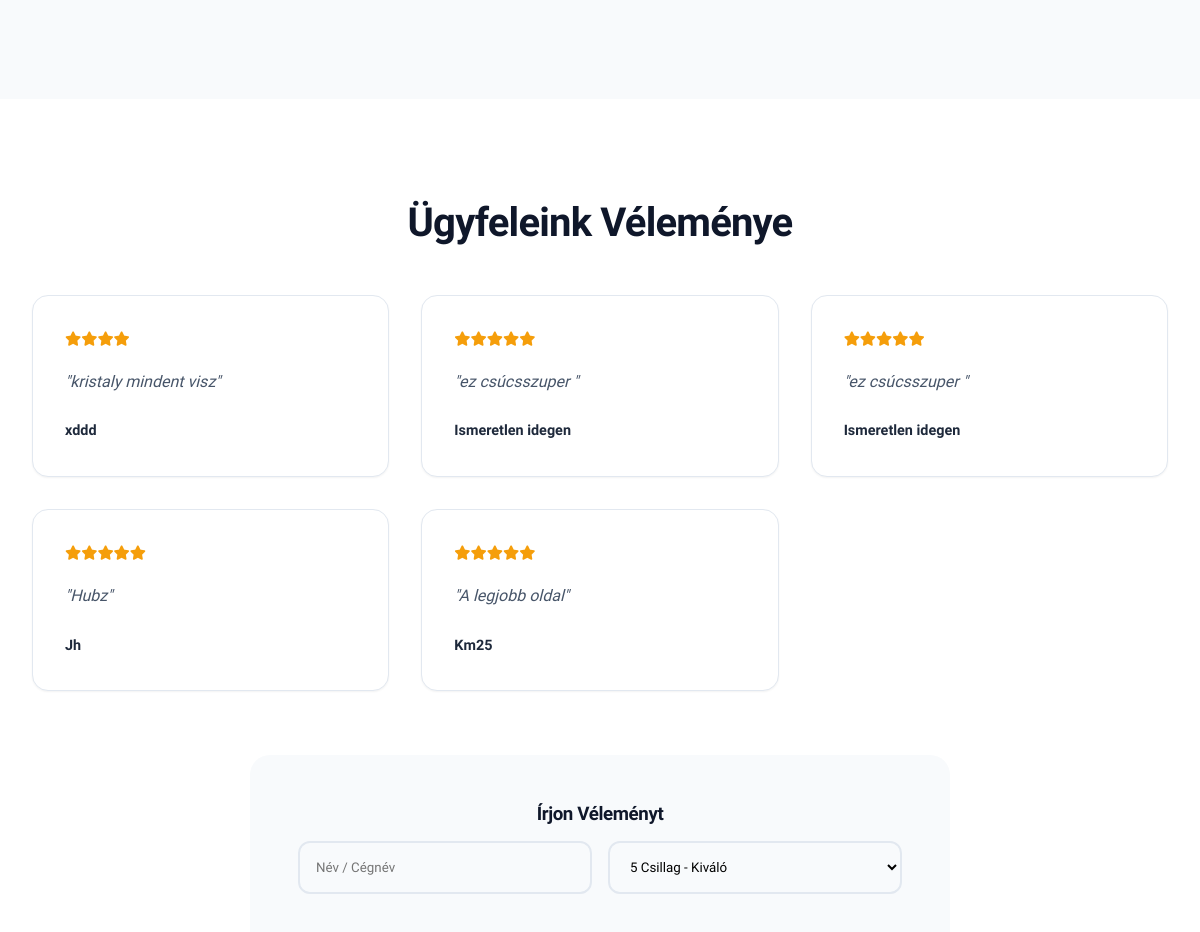
The app's page / (middle part), older data.
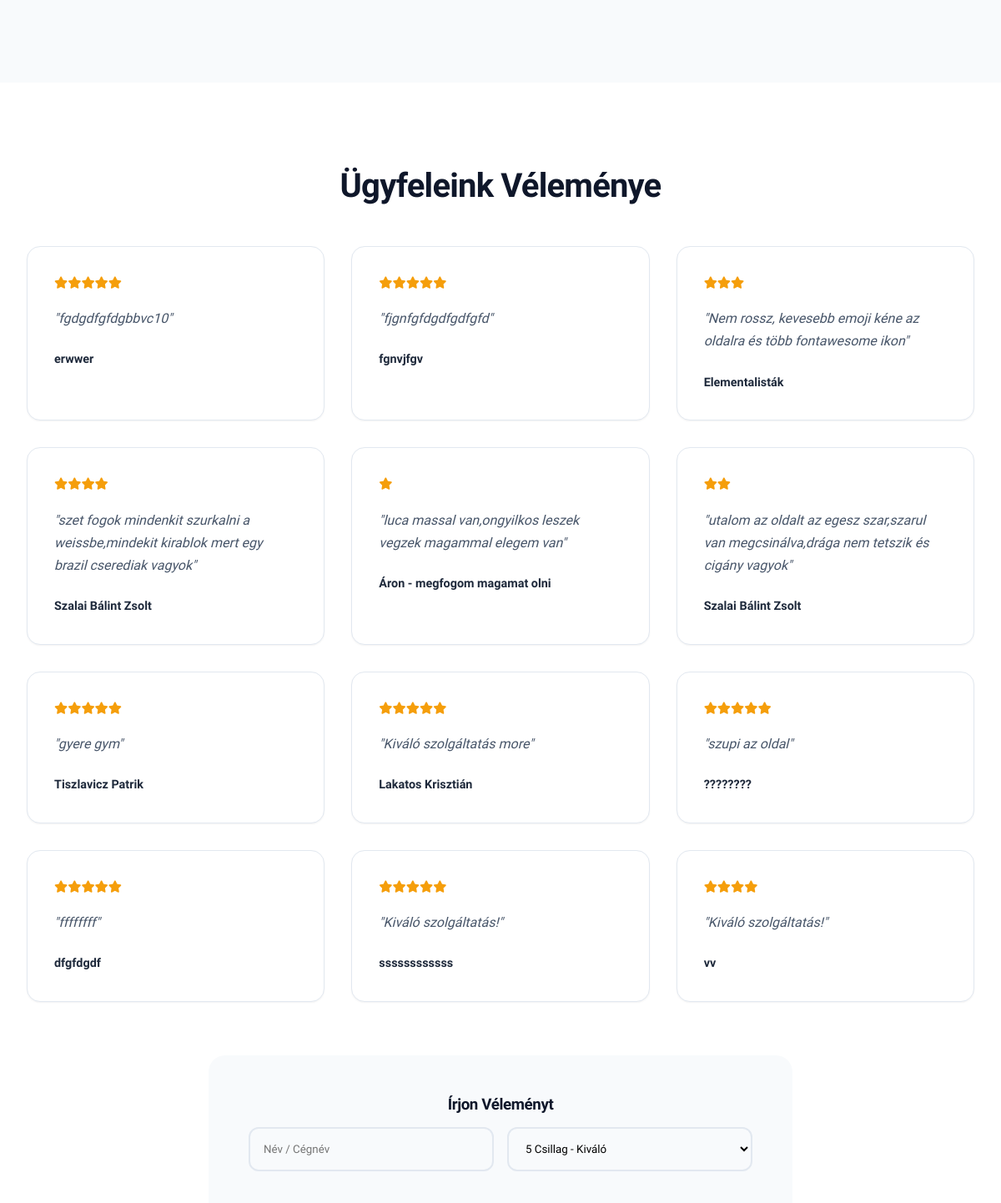
The same page, newer data.
### tables this page shows
CREATE TABLE `ertekeles` (
  `eid` int(11) NOT NULL,
  `enev` varchar(100) NOT NULL,
  `ecsillag` tinyint(4) NOT NULL CHECK (`ecsillag` between 1 and 5),
  `ekomment` text NOT NULL,
  `edatum` datetime DEFAULT current_timestamp()
);

### public_html/index.php (the view, shortened to what this page needs)
<?php
$database = new Database();
$conn = $database->getConnection();
$reviews = [];
try {
    $stmt = $conn->query("SELECT * FROM ertekeles ORDER BY edatum DESC");
    if ($stmt)
        $reviews = $stmt->fetchAll(PDO::FETCH_ASSOC);
}
catch (Exception $e) {
}
?>
<!DOCTYPE html>
<html lang="hu">
<head>
    <link rel="stylesheet" href="https://cdnjs.cloudflare.com/ajax/libs/font-awesome/6.4.0/css/all.min.css">
    <link href="https://unpkg.com/aos@2.3.1/dist/aos.css" rel="stylesheet">
</head>
<body>
    <section id="faq" style="background: #f8fafc;">
    </section>
    <section id="reviews">
        <div class="container">
            <h2 style="text-align:center; font-size:2.5rem; margin-bottom:3rem;">Ügyfeleink Véleménye</h2>
            <div style="display:grid; grid-template-columns: repeat(auto-fit, minmax(300px, 1fr)); gap:2rem; margin-bottom:4rem;">
                <?php if (!empty($reviews)):
    foreach ($reviews as $rev): ?>
                    <div style="background:white; padding:2rem; border-radius:16px; border:1px solid #e2e8f0; box-shadow: var(--shadow-sm);" data-aos="fade-up">
                        <div style="color: #f59e0b; margin-bottom:1rem; font-size:0.9rem;">
                            <?php for ($i = 0; $i < $rev['ecsillag']; $i++)
            echo '<i class="fas fa-star"></i>'; ?>
                        </div>
                        <p style="font-style:italic; color:#475569;">"<?php echo htmlspecialchars($rev['ekomment']); ?>"</p>
                        <div style="margin-top:1.5rem; font-weight:700; font-size:0.9rem;">
                            <?php echo htmlspecialchars($rev['enev']); ?>
                        </div>
                    </div>
                <?php
    endforeach;
endif; ?>
            </div>
             <div style="background:var(--bg-light); padding:3rem; border-radius:20px; max-width:700px; margin:0 auto; text-align:center;">
                <h3 style="margin-bottom:1rem;">Írjon Véleményt</h3>
                <form method="POST" style="display:flex; flex-direction:column; gap:1rem;">
                    <div style="display:grid; grid-template-columns:1fr 1fr; gap:1rem;">
                        <input type="text" name="reviewName" placeholder="Név / Cégnév" required>
                        <select name="rating">
                            <option value="5">5 Csillag - Kiváló</option>
                        </select>
                    </div>
                </form>
             </div>
        </div>
    </section>
</body>
</html>

Row changes from the older to the newer data that the page shows:
removed ertekeles: ecsillag 4 (drawn), ekomment "kristaly mindent visz", enev "xddd"
removed ertekeles: ecsillag 5 (drawn), ekomment "ez csúcsszuper", enev "Ismeretlen idegen"
removed ertekeles: ecsillag 5 (drawn), ekomment "ez csúcsszuper", enev "Ismeretlen idegen"
removed ertekeles: ecsillag 5 (drawn), ekomment "Hubz", enev "Jh"
removed ertekeles: ecsillag 5 (drawn), ekomment "A legjobb oldal", enev "Km25"
added ertekeles: ecsillag 5 (drawn), ekomment "fgdgdfgfdgbbvc10", enev "erwwer"
added ertekeles: ecsillag 5 (drawn), ekomment "fjgnfgfdgdfgdfgfd", enev "fgnvjfgv"
added ertekeles: ecsillag 3 (drawn), ekomment "Nem rossz, kevesebb emoji kéne az oldalra és több fontawesome ikon", enev "Elementalisták"
added ertekeles: ecsillag 4 (drawn), ekomment "szet fogok mindenkit szurkalni a weissbe,mindekit kirablok mert egy brazil cserediak vagyok", enev "Szalai Bálint Zsolt"
added ertekeles: ecsillag 1 (drawn), ekomment "luca massal van,ongyilkos leszek vegzek magammal elegem van", enev "Áron - megfogom magamat olni"
added ertekeles: ecsillag 2 (drawn), ekomment "utalom az oldalt az egesz szar,szarul van megcsinálva,drága nem tetszik és cigány vagyok", enev "Szalai Bálint Zsolt"
added ertekeles: ecsillag 5 (drawn), ekomment "gyere gym", enev "Tiszlavicz Patrik"
added ertekeles: ecsillag 5 (drawn), ekomment "Kiváló szolgáltatás more", enev "Lakatos Krisztián"
added ertekeles: ecsillag 5 (drawn), ekomment "szupi az oldal", enev "????????"
added ertekeles: ecsillag 5 (drawn), ekomment "ffffffff", enev "dfgfdgdf"
added ertekeles: ecsillag 5 (drawn), ekomment "Kiváló szolgáltatás!", enev "ssssssssssss"
added ertekeles: ecsillag 4 (drawn), ekomment "Kiváló szolgáltatás!", enev "vv"
